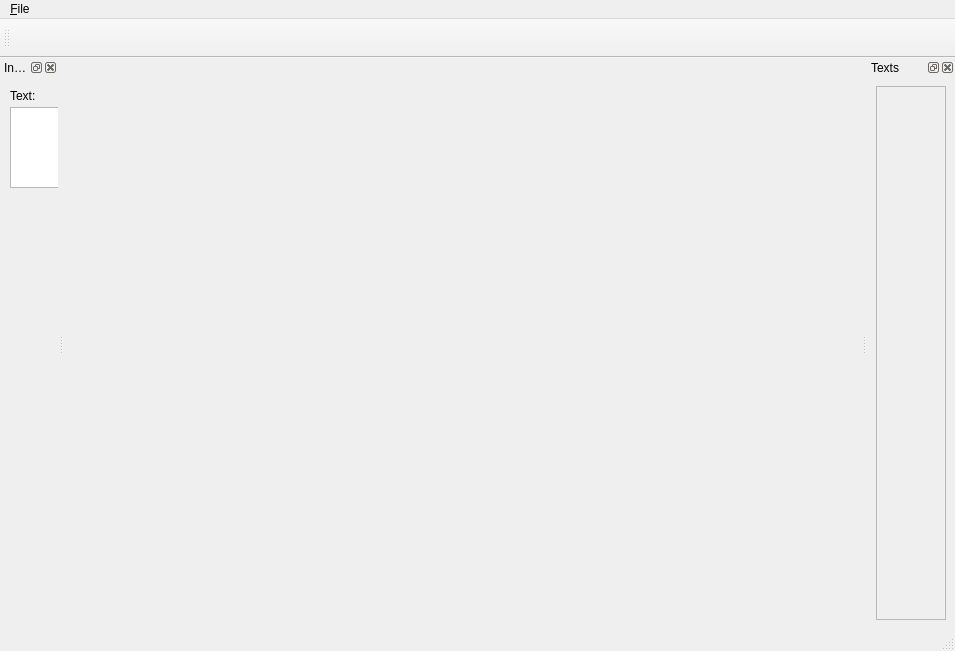
<?xml version="1.0" encoding="UTF-8"?>
<ui version="4.0">
 <class>MainWindow</class>
 <widget class="QMainWindow" name="MainWindow">
  <property name="geometry">
   <rect>
    <x>0</x>
    <y>0</y>
    <width>955</width>
    <height>651</height>
   </rect>
  </property>
  <property name="windowTitle">
   <string>MainWindow</string>
  </property>
  <widget class="QWidget" name="centralwidget"/>
  <widget class="QMenuBar" name="menubar">
   <property name="geometry">
    <rect>
     <x>0</x>
     <y>0</y>
     <width>955</width>
     <height>23</height>
    </rect>
   </property>
   <widget class="QMenu" name="menu_File">
    <property name="title">
     <string>&amp;File</string>
    </property>
    <addaction name="actionLoad_Video"/>
    <addaction name="actionCreate_Project"/>
    <addaction name="actionLoad_Project"/>
    <addaction name="actionSave_Project_As"/>
    <addaction name="actionSave_Project"/>
   </widget>
   <addaction name="menu_File"/>
  </widget>
  <widget class="QStatusBar" name="statusbar"/>
  <widget class="QToolBar" name="toolBar">
   <property name="windowTitle">
    <string>toolBar</string>
   </property>
   <attribute name="toolBarArea">
    <enum>TopToolBarArea</enum>
   </attribute>
   <attribute name="toolBarBreak">
    <bool>false</bool>
   </attribute>
   <addaction name="actionAddText"/>
   <addaction name="actionFontDialog"/>
   <addaction name="actionPlay_Video"/>
   <addaction name="actionStop_Video"/>
   <addaction name="actionUndo"/>
   <addaction name="actionRedo"/>
  </widget>
  <widget class="QDockWidget" name="text_dockWidget">
   <property name="sizePolicy">
    <sizepolicy hsizetype="Expanding" vsizetype="Expanding">
     <horstretch>0</horstretch>
     <verstretch>0</verstretch>
    </sizepolicy>
   </property>
   <property name="minimumSize">
    <size>
     <width>88</width>
     <height>108</height>
    </size>
   </property>
   <property name="layoutDirection">
    <enum>Qt::LeftToRight</enum>
   </property>
   <property name="floating">
    <bool>false</bool>
   </property>
   <property name="windowTitle">
    <string>Texts</string>
   </property>
   <attribute name="dockWidgetArea">
    <number>2</number>
   </attribute>
   <widget class="QWidget" name="dockWidgetContents">
    <layout class="QGridLayout" name="gridLayout">
     <item row="0" column="0">
      <widget class="QScrollArea" name="scrollArea">
       <property name="widgetResizable">
        <bool>true</bool>
       </property>
       <widget class="QWidget" name="scrollAreaWidgetContents">
        <property name="geometry">
         <rect>
          <x>0</x>
          <y>0</y>
          <width>68</width>
          <height>526</height>
         </rect>
        </property>
        <layout class="QVBoxLayout" name="verticalLayout"/>
       </widget>
      </widget>
     </item>
    </layout>
   </widget>
  </widget>
  <widget class="QDockWidget" name="inspect_dockWidget">
   <property name="windowTitle">
    <string>Inspect</string>
   </property>
   <attribute name="dockWidgetArea">
    <number>1</number>
   </attribute>
   <widget class="QWidget" name="dockWidgetContents_4">
    <widget class="QTextEdit" name="textEdit">
     <property name="geometry">
      <rect>
       <x>10</x>
       <y>30</y>
       <width>111</width>
       <height>81</height>
      </rect>
     </property>
    </widget>
    <widget class="QLabel" name="label">
     <property name="geometry">
      <rect>
       <x>10</x>
       <y>10</y>
       <width>66</width>
       <height>18</height>
      </rect>
     </property>
     <property name="text">
      <string>Text:</string>
     </property>
    </widget>
   </widget>
  </widget>
  <action name="actionAddText">
   <property name="icon">
    <iconset theme="list-add">
     <normaloff>.</normaloff>.</iconset>
   </property>
   <property name="text">
    <string/>
   </property>
   <property name="toolTip">
    <string>add Text</string>
   </property>
  </action>
  <action name="actionFontDialog">
   <property name="icon">
    <iconset theme="font-x-generic">
     <normaloff>.</normaloff>.</iconset>
   </property>
   <property name="text">
    <string/>
   </property>
   <property name="toolTip">
    <string>open Font Dialog</string>
   </property>
  </action>
  <action name="actionLoad_Video">
   <property name="icon">
    <iconset theme="video-x-generic">
     <normaloff>.</normaloff>.</iconset>
   </property>
   <property name="text">
    <string>Load Video</string>
   </property>
  </action>
  <action name="actionLoad_Project">
   <property name="icon">
    <iconset theme="document-open">
     <normaloff>.</normaloff>.</iconset>
   </property>
   <property name="text">
    <string>Load Project</string>
   </property>
  </action>
  <action name="actionSave_Project_As">
   <property name="icon">
    <iconset theme="document-save-as">
     <normaloff>.</normaloff>.</iconset>
   </property>
   <property name="text">
    <string>Save Project As ..</string>
   </property>
  </action>
  <action name="actionSave_Project">
   <property name="icon">
    <iconset theme="document-save">
     <normaloff>.</normaloff>.</iconset>
   </property>
   <property name="text">
    <string>Save Project</string>
   </property>
   <property name="shortcut">
    <string>Ctrl+S</string>
   </property>
  </action>
  <action name="actionCreate_Project">
   <property name="icon">
    <iconset theme="document-new">
     <normaloff>.</normaloff>.</iconset>
   </property>
   <property name="text">
    <string>Create Project</string>
   </property>
  </action>
  <action name="actionPlay_Video">
   <property name="icon">
    <iconset theme="media-playback-start">
     <normaloff>.</normaloff>.</iconset>
   </property>
   <property name="text">
    <string/>
   </property>
   <property name="toolTip">
    <string>Play Video</string>
   </property>
  </action>
  <action name="actionStop_Video">
   <property name="icon">
    <iconset theme="media-playback-stop">
     <normaloff>.</normaloff>.</iconset>
   </property>
   <property name="text">
    <string/>
   </property>
   <property name="toolTip">
    <string>Stop Video</string>
   </property>
  </action>
  <action name="actionUndo">
   <property name="icon">
    <iconset theme="edit-undo">
     <normaloff>.</normaloff>.</iconset>
   </property>
   <property name="text">
    <string> </string>
   </property>
   <property name="toolTip">
    <string>undo the last step</string>
   </property>
   <property name="shortcut">
    <string>Ctrl+Z</string>
   </property>
  </action>
  <action name="actionRedo">
   <property name="icon">
    <iconset theme="edit-redo">
     <normaloff>.</normaloff>.</iconset>
   </property>
   <property name="text">
    <string> </string>
   </property>
   <property name="toolTip">
    <string>redo the last step</string>
   </property>
   <property name="shortcut">
    <string>Ctrl+Y</string>
   </property>
  </action>
 </widget>
 <resources/>
 <connections/>
</ui>
